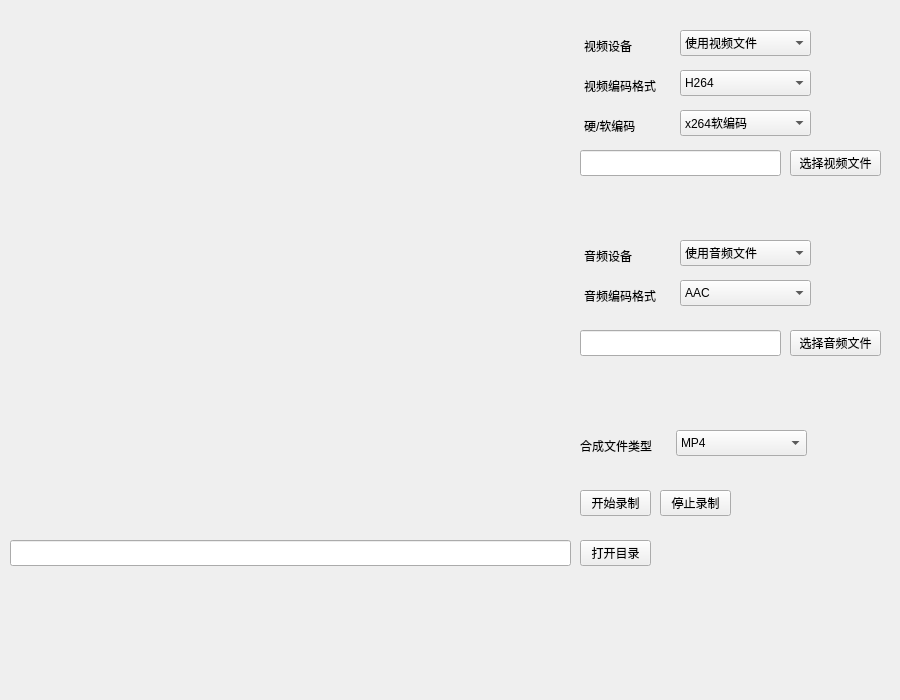
<?xml version="1.0" encoding="UTF-8"?>
<ui version="4.0">
 <class>MainWindow</class>
 <widget class="QMainWindow" name="MainWindow">
  <property name="geometry">
   <rect>
    <x>0</x>
    <y>0</y>
    <width>900</width>
    <height>700</height>
   </rect>
  </property>
  <property name="minimumSize">
   <size>
    <width>900</width>
    <height>700</height>
   </size>
  </property>
  <property name="maximumSize">
   <size>
    <width>900</width>
    <height>700</height>
   </size>
  </property>
  <property name="windowTitle">
   <string>CamareRecord</string>
  </property>
  <widget class="QWidget" name="centralwidget">
   <widget class="QWidget" name="previewWidget" native="true">
    <property name="geometry">
     <rect>
      <x>10</x>
      <y>10</y>
      <width>561</width>
      <height>511</height>
     </rect>
    </property>
   </widget>
   <widget class="QLabel" name="label">
    <property name="geometry">
     <rect>
      <x>584</x>
      <y>30</y>
      <width>81</width>
      <height>31</height>
     </rect>
    </property>
    <property name="text">
     <string>视频设备</string>
    </property>
   </widget>
   <widget class="QComboBox" name="cmbVideoDev">
    <property name="geometry">
     <rect>
      <x>680</x>
      <y>30</y>
      <width>131</width>
      <height>26</height>
     </rect>
    </property>
    <item>
     <property name="text">
      <string>使用视频文件</string>
     </property>
    </item>
   </widget>
   <widget class="QComboBox" name="cmbVideoFormat">
    <property name="geometry">
     <rect>
      <x>680</x>
      <y>70</y>
      <width>131</width>
      <height>26</height>
     </rect>
    </property>
    <item>
     <property name="text">
      <string>H264</string>
     </property>
    </item>
    <item>
     <property name="text">
      <string>H265</string>
     </property>
    </item>
   </widget>
   <widget class="QLabel" name="label_2">
    <property name="geometry">
     <rect>
      <x>584</x>
      <y>70</y>
      <width>81</width>
      <height>31</height>
     </rect>
    </property>
    <property name="text">
     <string>视频编码格式</string>
    </property>
   </widget>
   <widget class="QLabel" name="label_3">
    <property name="geometry">
     <rect>
      <x>584</x>
      <y>240</y>
      <width>81</width>
      <height>31</height>
     </rect>
    </property>
    <property name="text">
     <string>音频设备</string>
    </property>
   </widget>
   <widget class="QComboBox" name="cmbAudioDev">
    <property name="geometry">
     <rect>
      <x>680</x>
      <y>240</y>
      <width>131</width>
      <height>26</height>
     </rect>
    </property>
    <item>
     <property name="text">
      <string>使用音频文件</string>
     </property>
    </item>
   </widget>
   <widget class="QLabel" name="label_4">
    <property name="geometry">
     <rect>
      <x>584</x>
      <y>280</y>
      <width>81</width>
      <height>31</height>
     </rect>
    </property>
    <property name="text">
     <string>音频编码格式</string>
    </property>
   </widget>
   <widget class="QComboBox" name="cmbAudioFormat">
    <property name="geometry">
     <rect>
      <x>680</x>
      <y>280</y>
      <width>131</width>
      <height>26</height>
     </rect>
    </property>
    <item>
     <property name="text">
      <string>AAC</string>
     </property>
    </item>
    <item>
     <property name="text">
      <string>MP3</string>
     </property>
    </item>
   </widget>
   <widget class="QLabel" name="label_5">
    <property name="geometry">
     <rect>
      <x>584</x>
      <y>110</y>
      <width>81</width>
      <height>31</height>
     </rect>
    </property>
    <property name="text">
     <string>硬/软编码</string>
    </property>
   </widget>
   <widget class="QComboBox" name="cmbVideoEncodeType">
    <property name="geometry">
     <rect>
      <x>680</x>
      <y>110</y>
      <width>131</width>
      <height>26</height>
     </rect>
    </property>
    <item>
     <property name="text">
      <string>x264软编码</string>
     </property>
    </item>
   </widget>
   <widget class="QLineEdit" name="edAudioFile">
    <property name="geometry">
     <rect>
      <x>580</x>
      <y>330</y>
      <width>201</width>
      <height>26</height>
     </rect>
    </property>
   </widget>
   <widget class="QPushButton" name="btSelectAudio">
    <property name="geometry">
     <rect>
      <x>790</x>
      <y>330</y>
      <width>91</width>
      <height>26</height>
     </rect>
    </property>
    <property name="text">
     <string>选择音频文件</string>
    </property>
   </widget>
   <widget class="QPushButton" name="btSelectVideo">
    <property name="geometry">
     <rect>
      <x>790</x>
      <y>150</y>
      <width>91</width>
      <height>26</height>
     </rect>
    </property>
    <property name="text">
     <string>选择视频文件</string>
    </property>
   </widget>
   <widget class="QLineEdit" name="edVideoFile">
    <property name="geometry">
     <rect>
      <x>580</x>
      <y>150</y>
      <width>201</width>
      <height>26</height>
     </rect>
    </property>
   </widget>
   <widget class="QPushButton" name="btStartRecord">
    <property name="geometry">
     <rect>
      <x>580</x>
      <y>490</y>
      <width>71</width>
      <height>26</height>
     </rect>
    </property>
    <property name="text">
     <string>开始录制</string>
    </property>
   </widget>
   <widget class="QPushButton" name="btStopRecord">
    <property name="geometry">
     <rect>
      <x>660</x>
      <y>490</y>
      <width>71</width>
      <height>26</height>
     </rect>
    </property>
    <property name="text">
     <string>停止录制</string>
    </property>
   </widget>
   <widget class="QComboBox" name="cmbFileType">
    <property name="geometry">
     <rect>
      <x>676</x>
      <y>430</y>
      <width>131</width>
      <height>26</height>
     </rect>
    </property>
    <item>
     <property name="text">
      <string>MP4</string>
     </property>
    </item>
    <item>
     <property name="text">
      <string>FLV</string>
     </property>
    </item>
   </widget>
   <widget class="QLabel" name="label_6">
    <property name="geometry">
     <rect>
      <x>580</x>
      <y>430</y>
      <width>81</width>
      <height>31</height>
     </rect>
    </property>
    <property name="text">
     <string>合成文件类型</string>
    </property>
   </widget>
   <widget class="QLabel" name="labResult">
    <property name="geometry">
     <rect>
      <x>30</x>
      <y>610</y>
      <width>781</width>
      <height>31</height>
     </rect>
    </property>
    <property name="text">
     <string/>
    </property>
   </widget>
   <widget class="QLineEdit" name="edMuxFile">
    <property name="geometry">
     <rect>
      <x>10</x>
      <y>540</y>
      <width>561</width>
      <height>26</height>
     </rect>
    </property>
   </widget>
   <widget class="QPushButton" name="btOpenMuxDir">
    <property name="geometry">
     <rect>
      <x>580</x>
      <y>540</y>
      <width>71</width>
      <height>26</height>
     </rect>
    </property>
    <property name="text">
     <string>打开目录</string>
    </property>
   </widget>
  </widget>
 </widget>
 <resources/>
 <connections/>
</ui>
